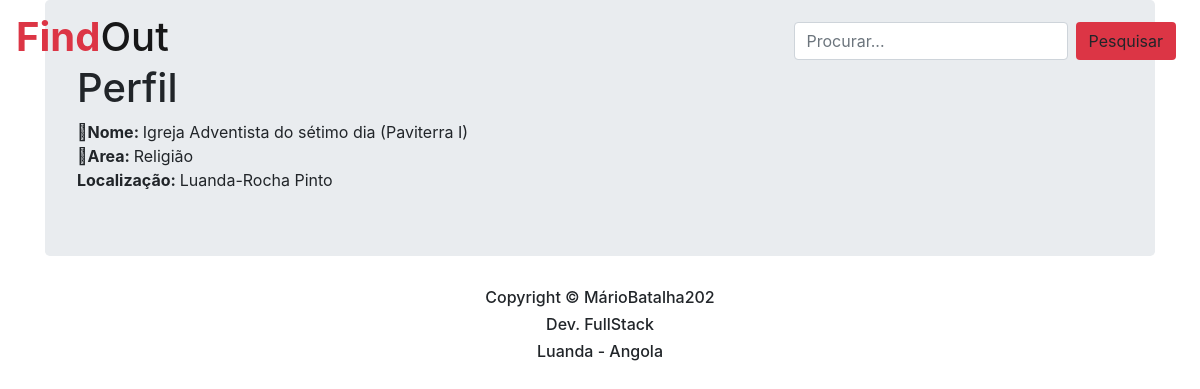
Screenshot of /view/visualizar.php?id=7 with the database file from the repository.
### tables this page shows
CREATE TABLE `cadastro` (
  `id` int(11) NOT NULL,
  `Nome` varchar(100) NOT NULL,
  `area` varchar(100) NOT NULL,
  `tutela` varchar(20) NOT NULL,
  `local` varchar(200) NOT NULL,
  `descricao` varchar(200) NOT NULL,
  `Rotas` varchar(3000) NOT NULL,
  `img` varchar(200) NOT NULL
);

### controller/ClassConexao.php (called while the page is built)
<?php
class ClassConexao{
    public function connectDB(){
        try{
            $con=new PDO("mysql:host=localhost;dbname=crud","root","");
            return $con;
        }catch (PDOExpection $erro){
            return $erro-> getMessage();
        }
    }
}
?>

### controller/ClassCrud.php (called while the page is built, shortened)
<?php
include("ClassConexao.php");
Class ClassCrud extends ClassConexao{
    private $crud;
    private $contador;
    public function  preparedstatements($query, $parametros){
        $this->crud=$this->connectDB()->prepare($query);
        if($this->contador > 0){
            for($i=1; $i<=$this->contador; $i++ ){
                $this->crud->bindValue($i, $parametros[$i-1]);
            }
        }
      $this->crud->execute();
    }
    public function countparametros($parametros){
        $this->contador=count($parametros);
    }
    public function selectDB($campos, $tabela, $condicao, $parametros){
        $this->preparedstatements("SELECT {$campos} FROM {$tabela} {$condicao}", $parametros);
        return $this->crud;
        }
  }
?>

### view/visualizar.php (the view, shortened to what this page needs)
<!DOCTYPE html>
<html lang="pt-br">
<head>
    <link rel="stylesheet" href="../font/css/bootstrap.min.css">
    <link rel="stylesheet" href="../font/font awesome/fontawesome.min.css">
    <link rel="stylesheet" href="../font/js/bootstrap.min.js">
</head>
<body>
<?php include_once("header.php");?>
<div class="jumbotron">
<?php
include_once("../controller/ClassCrud.php");
    $crud = new ClassCrud();
    $iduser=filter_input(INPUT_GET, 'id', FILTER_SANITIZE_SPECIAL_CHARS);
    $BFetch=$crud->selectDB("*", "cadastro","where id=?", array($iduser));
    $Fetch=$BFetch->fetch(PDO::FETCH_ASSOC);
?>
    <h1>Perfil</h1>
    <i class="fa fa-user-circle"></i><strong>Nome: </strong><?php echo $Fetch['Nome']; ?><br>
    <i class="fas fa-arrow-down"></i><strong>Area: </strong><?php echo $Fetch['area']; ?><br>
    <i class="fas fa-arrow-dow "></i><strong>Localização: </strong><?php echo $Fetch['local']; ?>
</div>
  </head>
  <body>
<?php include_once("footer.php");?>
</body>
</html>

### view/visualizar.php (style rules this page uses)
html, body { height: 80%; margin: 0; padding: 0; }

### rows the page displays
cadastro: Nome "Igreja Adventista do sétimo dia (Paviterra I)", area "Religião", local "Luanda-Rocha Pinto"
